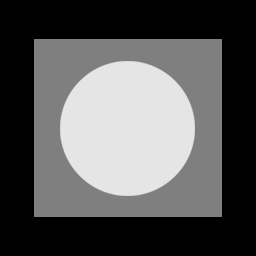
%> input picture pattern.tif, 256 x 256 px
$ octave untitled3.m   (GNU Octave 9; MATLAB toolbox functions it lacks are replaced by stand-ins)
%> lines starting %> are read from the running program, lines starting %| are printed output that depends on the picture
clear all ;
close all ;
clc;

im = imread("pattern.tif");
%> im is the input picture: size 256x256 uint8; min 0, max 229, mean 87.1
%out = imnoise(im , "salt & pepper",0.50);
%out = imnoise(im , "gaussian",0,0.01);
out = imnoise(im , 'poisson');
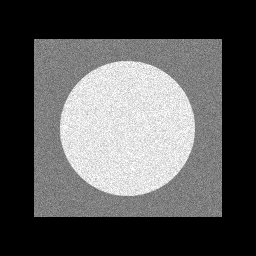
%> out: size 256x256 uint8; min 0, max 255, mean 87

figure;
subplot(121); imshow(im);
subplot(122); imshow(out);


figure;
subplot(121); imhist(im);
subplot(122); imhist(out);
%> after `imhist(out)`:
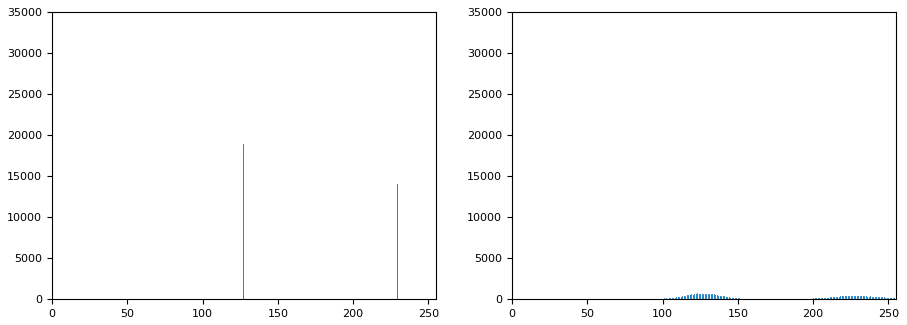
%> figure redrawn from the program's plot data, 2 panels; panel 1: highest point at x = 0, y = 32072

$ run again, with DFT_no_log .tif copied over pattern.tif
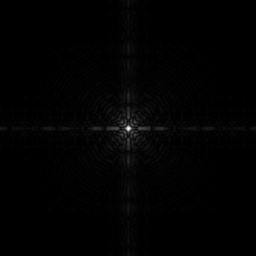
%> input picture DFT_no_log .tif, 256 x 256 px
%> im is the input picture: size 256x256 uint8; min 0, max 255, mean 2.1
%> `imhist(out)`:
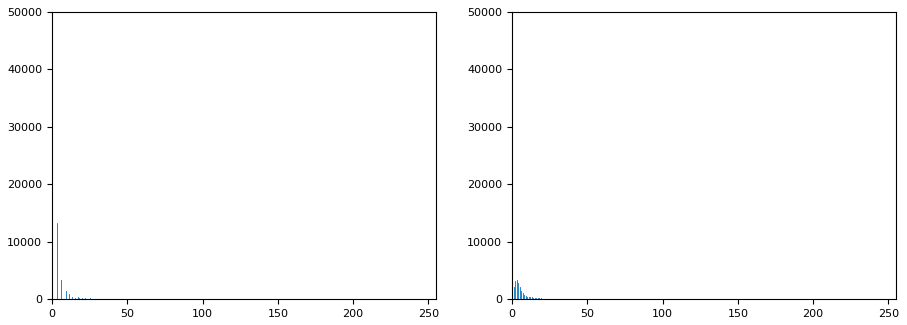
%> figure redrawn from the program's plot data, 2 panels; panel 1: highest point at x = 0, y = 44683; panel 2: highest point at x = 0, y = 45310
